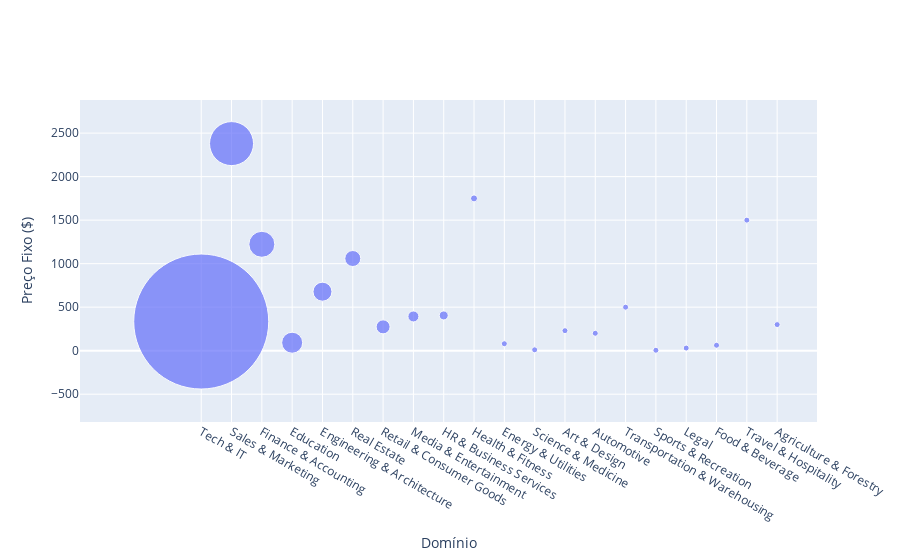

Write notebook code for a chart like this one.
### Code cell
# Criação do gráfico de bolhas
fig = go.Figure(data=go.Scatter(
    x=graph3d['Domain of Job'],
    y=graph3d['Fixed Price ($)'],
    mode='markers',
    marker=dict(
        size=(graph3d['# of Jobs']*20),
        sizemode='diameter',
        sizeref=20,  # Controla o tamanho das bolhas
        sizemin=3
    )
))

# Configuração dos rótulos dos eixos
fig.update_layout(
    xaxis_title="Domínio",
    yaxis_title="Preço Fixo ($)",
    # annotations=[
    #     go.layout.Annotation(
    #         x=xi,
    #         y=yi,
    #         text=str(yi),
    #         showarrow=False,
    #         font=dict(size=12)
    #     ) for xi, yi in zip(graph3d['Domain of Job'], graph3d['# of Jobs']*20)
    #     ]
)

# Exibição do gráfico
fig.show()

### Figure 1 — Plotly figure (JSON) as saved in the notebook; plotly's stock layout.template omitted (floating-point values rounded to 4 significant figures)
{"data": [{"marker": {"size": [2700, 880, 520, 420, 380, 320, 280, 220, 180, 140, 80, 80, 80, 60, 60, 40, 40, 40, 40, 20], "sizemin": 3, "sizemode": "diameter", "sizeref": 20}, "mode": "markers", "type": "scatter", "x": ["Tech & IT", "Sales & Marketing", "Finance & Accounting", "Education", "Engineering & Architecture", "Real Estate", "Retail & Consumer Goods", "Media & Entertainment", "HR & Business Services", "Health & Fitness", "Energy & Utilities", "Science & Medicine", "Art & Design", "Automotive", "Transportation & Warehousing", "Sports & Recreation", "Legal", "Food & Beverage", "Travel & Hospitality", "Agriculture & Forestry"], "y": [335.1, 2380.0, 1222.0, 91.5, 677.9, 1059, 273.8, 393.3, 405, 1750, 80, 10, 230, 200, 500, 5, 30, 62.5, 1500, 300]}], "layout": {"xaxis": {"title": {"text": "Domínio"}}, "yaxis": {"title": {"text": "Preço Fixo ($)"}}}}
